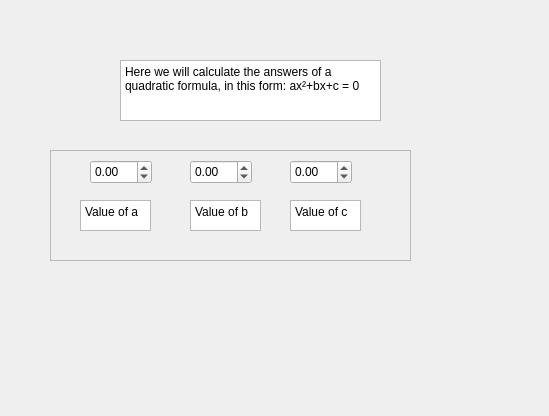
<?xml version="1.0" encoding="UTF-8"?>
<ui version="4.0">
 <class>Form</class>
 <widget class="QWidget" name="Form">
  <property name="geometry">
   <rect>
    <x>0</x>
    <y>0</y>
    <width>549</width>
    <height>416</height>
   </rect>
  </property>
  <property name="windowTitle">
   <string>Form</string>
  </property>
  <widget class="QDoubleSpinBox" name="a_worth">
   <property name="geometry">
    <rect>
     <x>90</x>
     <y>160</y>
     <width>62</width>
     <height>24</height>
    </rect>
   </property>
   <property name="minimum">
    <double>-99.989999999999995</double>
   </property>
   <property name="singleStep">
    <double>0.500000000000000</double>
   </property>
  </widget>
  <widget class="QDoubleSpinBox" name="a_worth_2">
   <property name="geometry">
    <rect>
     <x>190</x>
     <y>160</y>
     <width>62</width>
     <height>24</height>
    </rect>
   </property>
   <property name="minimum">
    <double>-99.989999999999995</double>
   </property>
   <property name="singleStep">
    <double>0.500000000000000</double>
   </property>
  </widget>
  <widget class="QDoubleSpinBox" name="a_worth_3">
   <property name="geometry">
    <rect>
     <x>290</x>
     <y>160</y>
     <width>62</width>
     <height>24</height>
    </rect>
   </property>
   <property name="minimum">
    <double>-99.989999999999995</double>
   </property>
   <property name="singleStep">
    <double>0.500000000000000</double>
   </property>
  </widget>
  <widget class="QPlainTextEdit" name="plainTextEdit">
   <property name="geometry">
    <rect>
     <x>80</x>
     <y>200</y>
     <width>71</width>
     <height>31</height>
    </rect>
   </property>
   <property name="plainText">
    <string>Value of a</string>
   </property>
  </widget>
  <widget class="QPlainTextEdit" name="plainTextEdit_2">
   <property name="geometry">
    <rect>
     <x>190</x>
     <y>200</y>
     <width>71</width>
     <height>31</height>
    </rect>
   </property>
   <property name="plainText">
    <string>Value of b</string>
   </property>
  </widget>
  <widget class="QPlainTextEdit" name="plainTextEdit_3">
   <property name="geometry">
    <rect>
     <x>290</x>
     <y>200</y>
     <width>71</width>
     <height>31</height>
    </rect>
   </property>
   <property name="plainText">
    <string>Value of c</string>
   </property>
  </widget>
  <widget class="QPlainTextEdit" name="plainTextEdit_4">
   <property name="geometry">
    <rect>
     <x>120</x>
     <y>60</y>
     <width>261</width>
     <height>61</height>
    </rect>
   </property>
   <property name="plainText">
    <string>Here we will calculate the answers of a quadratic formula, in this form: ax²+bx+c = 0</string>
   </property>
  </widget>
  <widget class="QFrame" name="frame">
   <property name="geometry">
    <rect>
     <x>50</x>
     <y>150</y>
     <width>361</width>
     <height>111</height>
    </rect>
   </property>
   <property name="frameShape">
    <enum>QFrame::StyledPanel</enum>
   </property>
   <property name="frameShadow">
    <enum>QFrame::Raised</enum>
   </property>
  </widget>
 </widget>
 <resources/>
 <connections/>
</ui>
